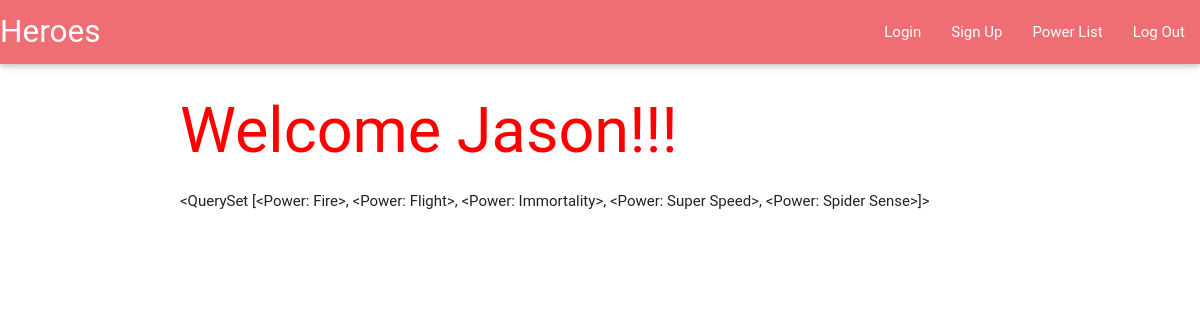
The app's page /heroes/ (signed in) with its own data.
### heroes/models.py (models this page shows, shortened)
class Leader(models.Model):
	user = models.OneToOneField(User)
	first_name = models.CharField(max_length=40)
	last_name = models.CharField(max_length=40)
	bio = models.TextField(max_length=500, default='blank')
	hero_name = models.CharField(max_length=40, default = "blank")
	age = models.PositiveSmallIntegerField(default = 0)

class Power(models.Model):
	name = models.CharField(max_length=40)
	method = models.CharField(max_length=40)
	description = models.TextField(max_length=500, default='blank')
	leader = models.ManyToManyField(Leader)
	def __str__(self):
		return self.name

### heroes/views.py (the view)
def index_view(request):
	user = request.user
	print(user)
	if user.is_authenticated():
		profile = User.objects.get(username=user)
		leader = Leader.objects.get(user = profile)
		power = Power.objects.all()
		context = {
			"profile" : profile,
			"leader": leader,
			"power": power
		}
		return render(request, 'heroes/leader.html', context)
	else:
		return render(request, 'base.html', {})

### heroes/templates/heroes/leader.html
{% extends 'base.html' %}
{% block content %}
<h1>Welcome {{leader.first_name}}!!!</h1>
<p>{{power}}</p>
{% endblock content %}

### static/style.css (style rules this page uses)
h1 { color: red; }

### records on screen
Leader: first_name "Jason"
Power: name.name "<QuerySet [<Power: Fire>, <Power: Flight>, <Power: Immortality>, <Power: Super Speed>, <Power: Spider Sense>]>"
